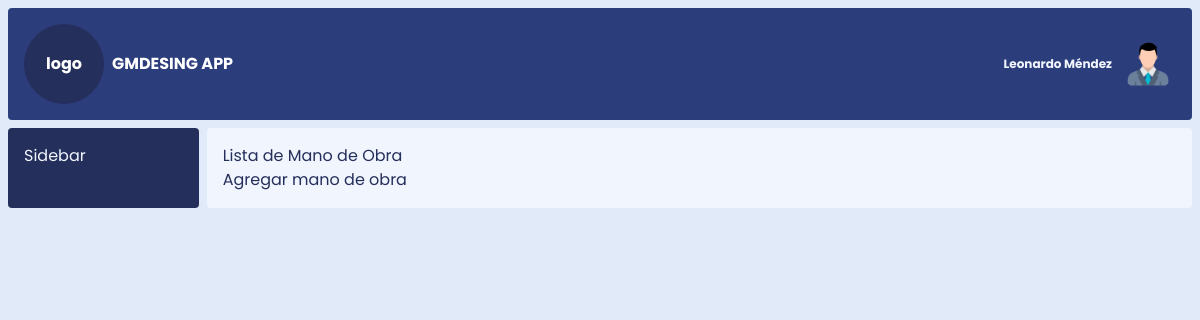
Page /mano_de_obra on the earlier database version.
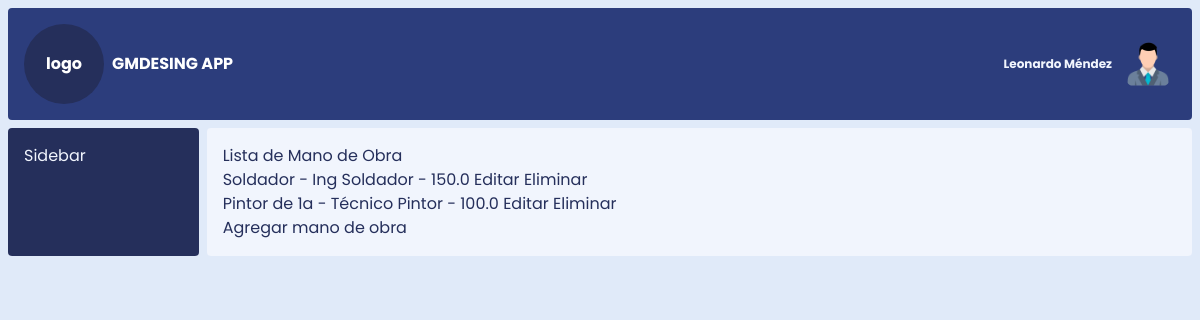
Same page on the later database version.
### models.py (models this page shows)
class ManoDeObra(db.Model):
    __tablename__ = 'mano_de_obra'
    id_mano_de_obra = db.Column(db.Integer, primary_key=True)
    nombre_mano_de_obra = db.Column(db.String(100), nullable=False)
    descripcion_mano_de_obra = db.Column(db.Text)
    costo_hora = db.Column(db.Float)

### app.py (the view)
@app.route('/mano_de_obra')
def listar_mano_de_obra():
    mano_de_obra_lista = ManoDeObra.query.all()
    return render_template('listar_mano_de_obra.html', mano_de_obra_lista=mano_de_obra_lista, datos=datos)

### templates/listar_mano_de_obra.html
{% extends 'base.html' %}
{% block content %}
    <h1>Lista de Mano de Obra</h1>
    <ul>
        {% for mano_de_obra in mano_de_obra_lista %}
            <li>{{ mano_de_obra.nombre_mano_de_obra }} - {{ mano_de_obra.descripcion_mano_de_obra or "Sin descripción" }} - {{ mano_de_obra.costo_hora or "Sin costo" }}
                <a href="{{ url_for('editar_mano_de_obra', id_mano_de_obra=mano_de_obra.id_mano_de_obra) }}">Editar</a>
                <a href="{{ url_for('eliminar_mano_de_obra', id_mano_de_obra=mano_de_obra.id_mano_de_obra) }}">Eliminar</a>
            </li>
        {% endfor %}
    </ul>
        <a href="{{ url_for('crear_mano_de_obra') }}">Agregar mano de obra</a>
{% endblock %}

Differences in the rows shown:
added ManoDeObra: nombre_mano_de_obra "Soldador", descripcion_mano_de_obra "Ing Soldador", costo_hora "150.0"
added ManoDeObra: nombre_mano_de_obra "Pintor de 1a", descripcion_mano_de_obra "Técnico Pintor", costo_hora "100.0"
